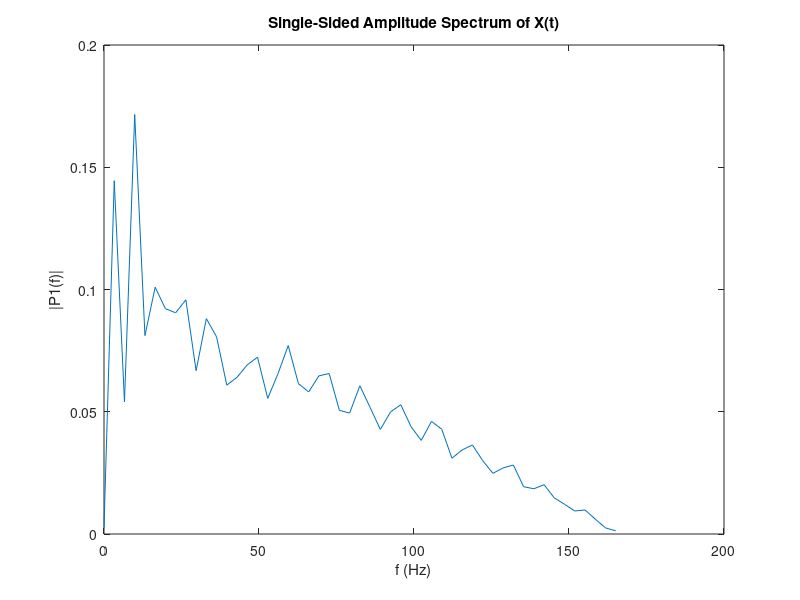
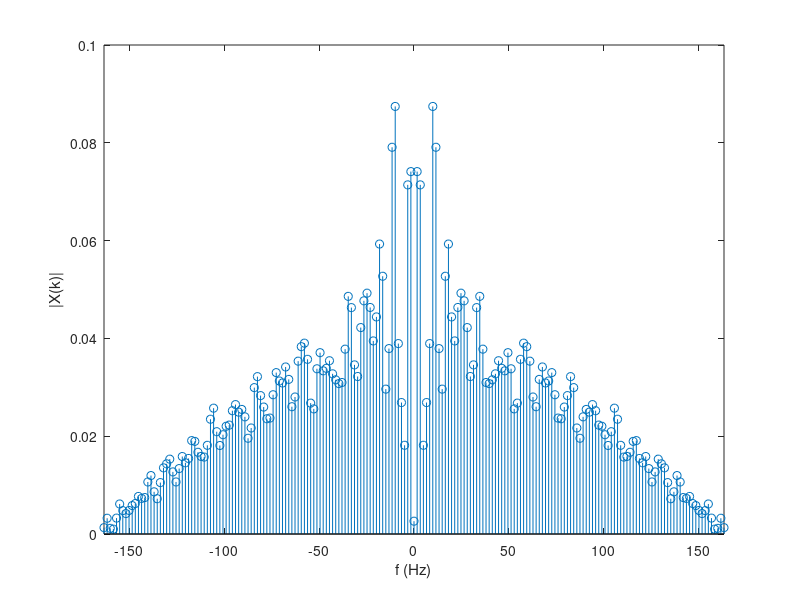

MATLAB code to generate these figures, in order:
%% Simulation of the Beddoes-Leishman State Space Model (NACA0012)
% University of California, Irvine - Fall 2021
% Laura Pla Olea - lplaolea@uci.edu

clear; clc; close all;

%% Data

load('data/dCv_A10');

N = length(alpha_array);
n_t = length(t)/10;
Fs = 1/(t(2)-t(1));

%% FFT

Y = fft(dCv_array(:,1));

P2 = abs(Y/N);
P1 = P2(1:n_t/2+1);
P1(2:end-1) = 2*P1(2:end-1);

f = Fs*(0:(n_t/2))/n_t;
figure; plot(f,P1) 
title('Single-Sided Amplitude Spectrum of X(t)')
xlabel('f (Hz)')
ylabel('|P1(f)|')

%% FFT 2

X = 1/N*fftshift(fft(dCv_array(:,1),N));%N-point complex DFT

df=Fs/N; %frequency resolution
sampleIndex = -N/2:N/2-1; %ordered index for FFT plot
foo=sampleIndex*df; %x-axis index converted to ordered frequencies
figure; stem(foo,abs(X)); %magnitudes vs frequencies
xlabel('f (Hz)'); ylabel('|X(k)|'); xlim([-foo(end) foo(end)])